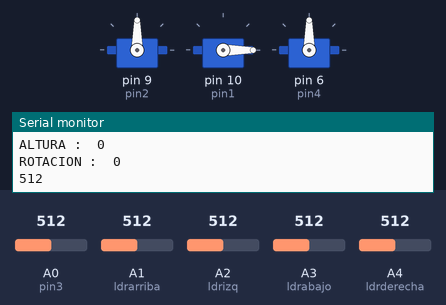
The sketch below on a simulated Arduino Uno, built with avr-gcc and run on an emulated ATmega328P. On the bench: 3 × servo, the last lines printed to the serial monitor. Inputs (shaded band) come from the test bench; at power-on: A0 (pin3) = 512, A2 (ldrizq) = 512, A3 (ldrabajo) = 512, A1 (ldrarriba) = 512, A4 (ldrderecha) = 512.

Above: at 2.9 s.
3.0 s: A0 (pin3) set to 885
6.5 s: A0 (pin3) set to 909
At 8.8 s:
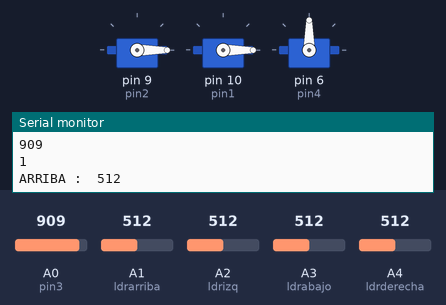
9.4 s: A2 (ldrizq) set to 530
At 12.22 s:
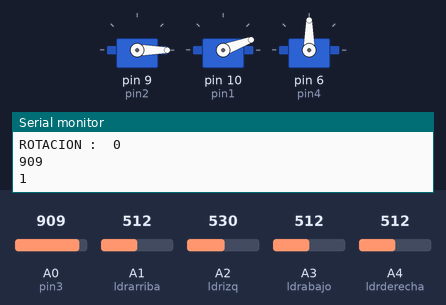
14.0 s: A3 (ldrabajo) set to 495
At 14.0 s:
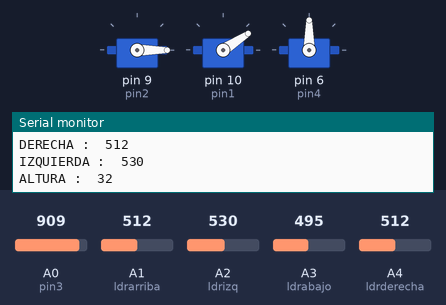
20.6 s: A1 (ldrarriba) set to 306
At 22.24 s:
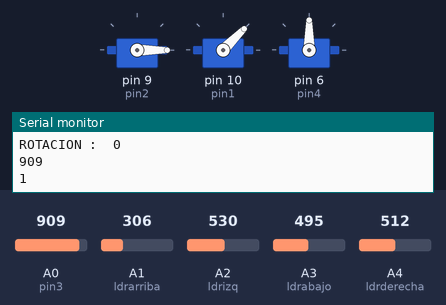
24.1 s: A1 (ldrarriba) set to 90
Timing chart, 0 to 31.4 s (numbered marks = the images above; inputs shaded):
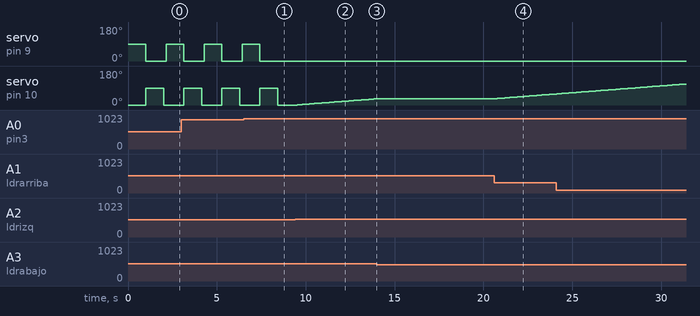

The sketch:

Sketch_satelite.ino
```cpp
#include <Servo.h>
//pins digital
  int pin1 = 10;
  int pin2 = 9;
  int pin4 = 6;
  int sound = 0;
  int pin3 = A0;
//ldrs pinsanalogs
  int ldrarriba=A1;
  int ldrizq=A2;
  int ldrabajo=A3;
  int ldrderecha=A4;
//servos
  Servo horizontal;
  Servo vertical;
  Servo ori;
//variables
  int state=1;
  int promarriba=0;
  int promabajo=0;
  int promizq=0;
  int promder=0;
  int arribaizq=0;
  int abajoder=0;
  int abajoizq=0;
  int arribader=0;
  int light = 0;
  int altura=0;
  int rotacion=0;
//funciones
  void move(){
    if (state==1){
      if (promizq>promder){
        rotacion = --rotacion;
        if (rotacion<0){
          rotacion=0;
        }
      }

    }
    else if (promizq<promder){
      rotacion= ++ rotacion;
        if (rotacion>180){
          rotacion=180;
        }
    }
    else if (promizq==promder){

    }
        if (promarriba>promabajo){
        altura = --altura;
        if (altura<0){
          altura=0;
        }
      }


    else if (promarriba<promabajo){
      altura = ++ altura;
        if (altura>180){
          altura=180;
        }
    }
    else if (promarriba==promabajo){

    }
    vertical.write(altura);
    horizontal.write(rotacion);
    delay(100);
    }

  void prom(){
    promarriba=(arribader + arribaizq)/2;
    promabajo=(abajoizq+abajoder)/2;
    promizq=(arribaizq+abajoizq)/2;
    promder=(arribader+abajoder)/2;


    }
  void marvin(){
    if (state==1){
      Serial.println(state);
      arribaizq=analogRead(ldrarriba);
      abajoder=analogRead(ldrabajo);
      abajoizq=analogRead(ldrizq);
      arribader=analogRead(ldrderecha);
      light = (arribaizq + abajoder + abajoizq + arribader)/4;

      }
    }
  void origami(){
    if (light >= 100 && state==1){
      ori.write(90);

    }
    else{
      ori.write(0);
    }
    }
  void onoff(){
    sound = analogRead(pin3);
    Serial.println(sound);
    if (sound<=900) {
      vertical.write(0);
      horizontal.write(90);
      delay(1000);
      vertical.write(90);
      horizontal.write(0);
      delay(1000);

    }
    else{

    }
    }
void setup() {
  // put your setup code here, to run once:
  Serial.begin(9600);
  horizontal.attach(pin2);
  vertical.attach(pin1);
  ori.attach(pin4);
  }

void loop() {
  onoff();
  marvin();
  prom();
  origami();
  move();
  //prints
  if (state==1){
   Serial.print("ARRIBA :  ");
    Serial.println(arribaizq);
     Serial.print("ABAJO :  ");
    Serial.println(abajoder);
     Serial.print("DERECHA :  ");
    Serial.println(promder);
     Serial.print("IZQUIERDA :  ");
    Serial.println(abajoizq);
     Serial.print("ALTURA :  ");
    Serial.println(altura);
     Serial.print("ROTACION :  ");
    Serial.println(rotacion);
    delay(10);
  }

  }
```

Measured:
- the behaviour switches between 900 and 901 on A0 (pin3) (found by bisection; images 0 and 1)
- the behaviour switches between 513 and 514 on A2 (ldrizq) (found by bisection; images 1 and 2)
- the behaviour switches between 496 and 495 on A3 (ldrabajo) (found by bisection; images 2 and 3)
- after the input at 6.5 s, servo on pin 9 (pin2): goes on until 7.4 s, then stays 0°
- after the input at 9.4 s, servo on pin 10 (pin1): moves from 0° to 33° over 4.4 s, starting after 0.12 s
- after the input at 14.0 s, servo on pin 10 (pin1): stays 33° (without the input it goes to 34° after 0.10 s)
- after the input at 20.6 s, servo on pin 10 (pin1): moves from 33° to 58° over 3.3 s, starting at once
- by itself, servo on pin 9 (pin2), servo on pin 10 (pin1): alternates 90° for 1.0 s and 0° for 1.1 s
